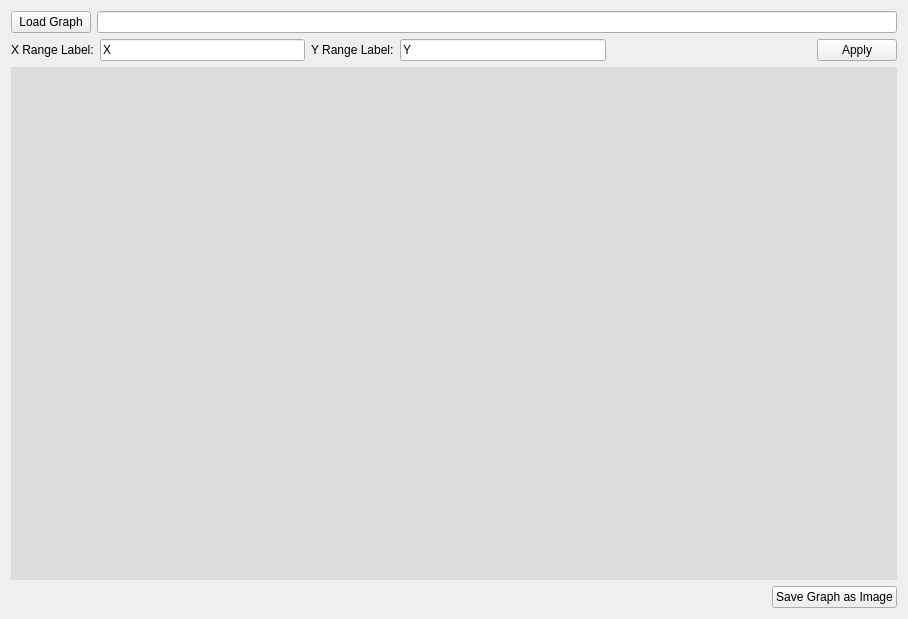
<?xml version="1.0" encoding="UTF-8"?>
<ui version="4.0">
 <class>SimpleGraphPlot</class>
 <widget class="QFrame" name="SimpleGraphPlot">
  <property name="geometry">
   <rect>
    <x>0</x>
    <y>0</y>
    <width>908</width>
    <height>619</height>
   </rect>
  </property>
  <property name="windowTitle">
   <string>Frame</string>
  </property>
  <layout class="QVBoxLayout" name="verticalLayout">
   <item>
    <layout class="QHBoxLayout" name="horizontalLayout">
     <item>
      <widget class="QPushButton" name="loadGraphButton">
       <property name="text">
        <string>Load Graph</string>
       </property>
       <property name="icon">
        <iconset resource="../resources/resource.qrc">
         <normaloff>:/images/document-open.png</normaloff>:/images/document-open.png</iconset>
       </property>
      </widget>
     </item>
     <item>
      <widget class="QLineEdit" name="filePath"/>
     </item>
    </layout>
   </item>
   <item>
    <layout class="QHBoxLayout" name="horizontalLayout_2">
     <item>
      <widget class="QLabel" name="label">
       <property name="text">
        <string>X Range Label:</string>
       </property>
      </widget>
     </item>
     <item>
      <widget class="QLineEdit" name="xRangeLabel">
       <property name="text">
        <string>X</string>
       </property>
      </widget>
     </item>
     <item>
      <widget class="QLabel" name="label_2">
       <property name="text">
        <string>Y Range Label:</string>
       </property>
      </widget>
     </item>
     <item>
      <widget class="QLineEdit" name="yRangeLabel">
       <property name="text">
        <string>Y</string>
       </property>
      </widget>
     </item>
     <item>
      <spacer name="horizontalSpacer">
       <property name="orientation">
        <enum>Qt::Horizontal</enum>
       </property>
       <property name="sizeHint" stdset="0">
        <size>
         <width>40</width>
         <height>20</height>
        </size>
       </property>
      </spacer>
     </item>
     <item>
      <widget class="QPushButton" name="applyButton">
       <property name="text">
        <string>Apply</string>
       </property>
      </widget>
     </item>
    </layout>
   </item>
   <item>
    <widget class="QCustomPlot" name="plotter" native="true">
     <property name="sizePolicy">
      <sizepolicy hsizetype="Expanding" vsizetype="Expanding">
       <horstretch>0</horstretch>
       <verstretch>0</verstretch>
      </sizepolicy>
     </property>
     <property name="styleSheet">
      <string notr="true">background-color: #dddddd;</string>
     </property>
    </widget>
   </item>
   <item>
    <layout class="QHBoxLayout" name="horizontalLayout_3">
     <item>
      <spacer name="horizontalSpacer_2">
       <property name="orientation">
        <enum>Qt::Horizontal</enum>
       </property>
       <property name="sizeHint" stdset="0">
        <size>
         <width>40</width>
         <height>20</height>
        </size>
       </property>
      </spacer>
     </item>
     <item>
      <widget class="QPushButton" name="saveGraphButton">
       <property name="text">
        <string>Save Graph as Image</string>
       </property>
      </widget>
     </item>
    </layout>
   </item>
  </layout>
 </widget>
 <customwidgets>
  <customwidget>
   <class>QCustomPlot</class>
   <extends>QWidget</extends>
   <header>qcustomplot.h</header>
   <container>1</container>
  </customwidget>
 </customwidgets>
 <resources>
  <include location="../resources/resource.qrc"/>
 </resources>
 <connections/>
</ui>
